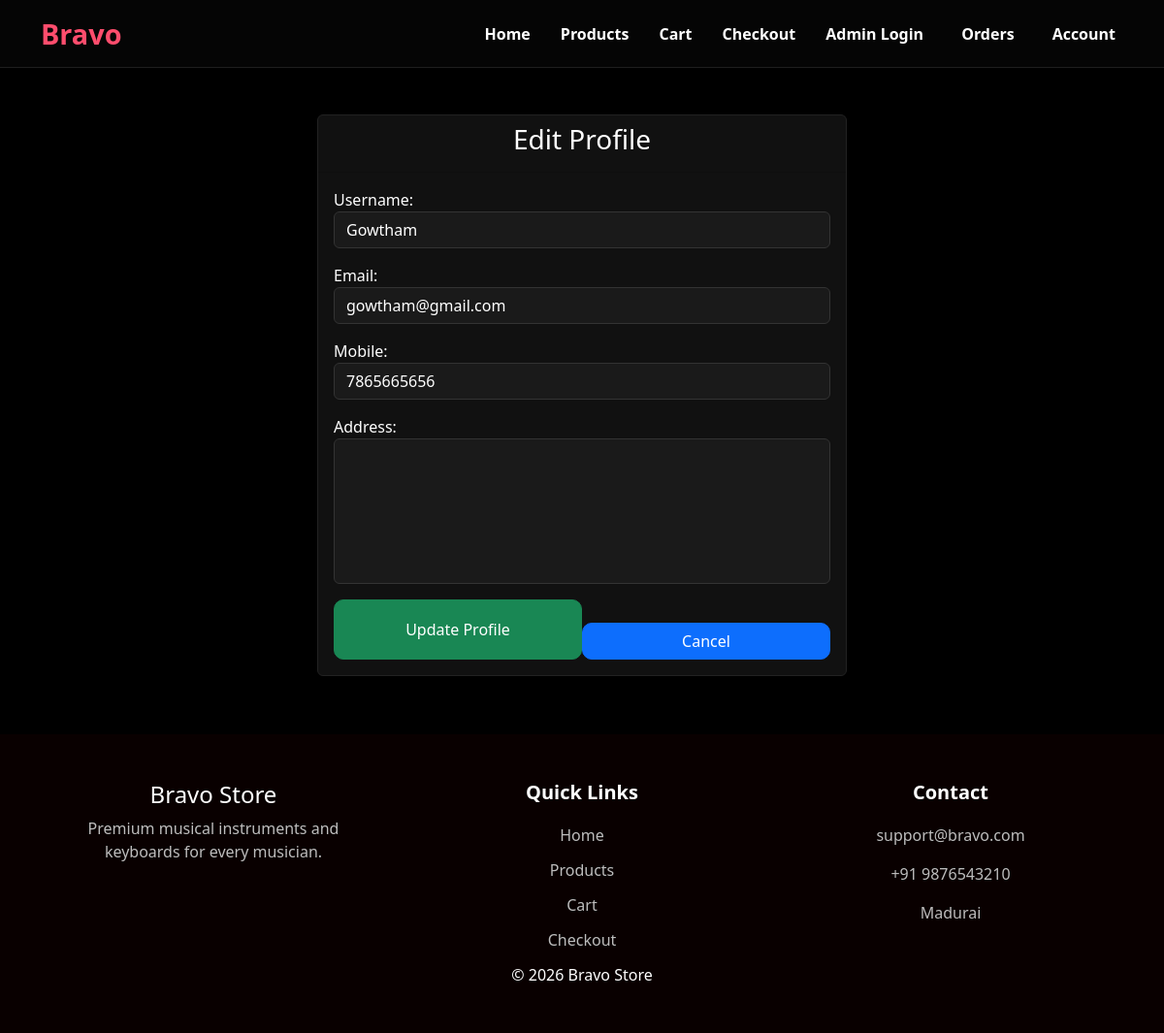
Page /edit-profile/ (signed in) on the earlier database version.
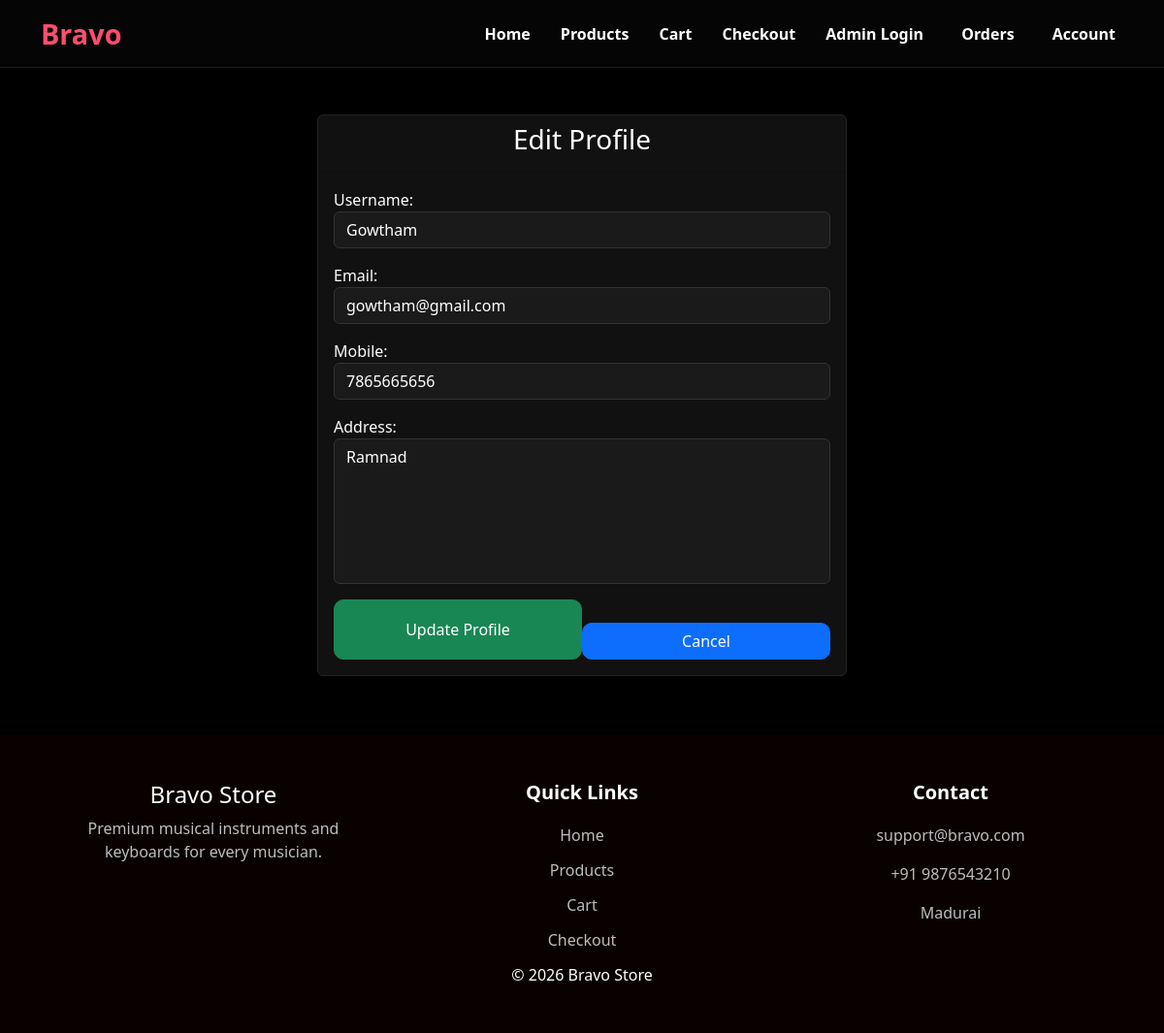
Same page on the later database version.
### customer/models.py (models this page shows, shortened)
class UserProfile(models.Model):
    user = models.OneToOneField(User, on_delete=models.CASCADE)
    mobile = models.CharField(max_length=10, unique=True)
    address = models.TextField(max_length=266, blank=True, null=True)

### customer/views.py (the view)
# urls.py: path("edit-profile/", views.customer_editprofile, name="customer_editprofile"),
@login_required(login_url="login")
def customer_editprofile(request):
    profile = UserProfile.objects.get(user=request.user)
    if request.method == "POST":
        form = EditProfileForm(request.POST, user=request.user)
        if form.is_valid():
            request.user.username = form.cleaned_data["username"]
            request.user.email = form.cleaned_data["email"]
            request.user.save()
            profile.mobile = form.cleaned_data["mobile"]
            profile.address = form.cleaned_data["address"]
            profile.save()
            messages.success(request, "Profile updated successfully")
            return redirect("profile")
    else:
        form = EditProfileForm(
            user=request.user,
            initial={
                "username": request.user.username,
                "email": request.user.email,
                "mobile": profile.mobile,
                "address": profile.address,
            },
        )
    return render(request, "customer_editprofile.html", {"form": form})

### customer/forms.py (shortened to what this page needs)
class EditProfileForm(forms.Form):
    username = forms.CharField(
        max_length=150, widget=forms.TextInput(attrs={"class": "form-control"})
    )
    email = forms.EmailField(widget=forms.EmailInput(attrs={"class": "form-control"}))
    mobile = forms.CharField(
        max_length=10, widget=forms.TextInput(attrs={"class": "form-control"})
    )
    address = forms.CharField(
        required=False,
        widget=forms.Textarea(attrs={"class": "form-control", "rows": 4}),
    )
    def __init__(self, *args, user=None, **kwargs):
        self.user = user
        super().__init__(*args, **kwargs)

### customer/templates/customer_editprofile.html
{% extends 'base.html' %} {% block content %}
<div class="container">
  <div class="row justify-content-center">
    <div class="col-md-6">
      <div class="card mt-5 shadow">
        <div class="card-header text-center">
          <h3>Edit Profile</h3>
        </div>
        <div class="card-body">
          <form method="POST">
            {% csrf_token %} {{ form.as_p }}
            <div class="profile-buttons d-flex justify-space-between">
              <button type="submit" class="btn btn-success w-50">
                Update Profile
              </button>
              <a href="{% url 'profile' %}" class="btn btn-primary w-50 mt-4"
                >Cancel</a
              >
            </div>
          </form>
        </div>
      </div>
    </div>
  </div>
</div>
{% endblock %}

Differences in the rows shown:
changed UserProfile: address (not shown) → "Ramnad"
